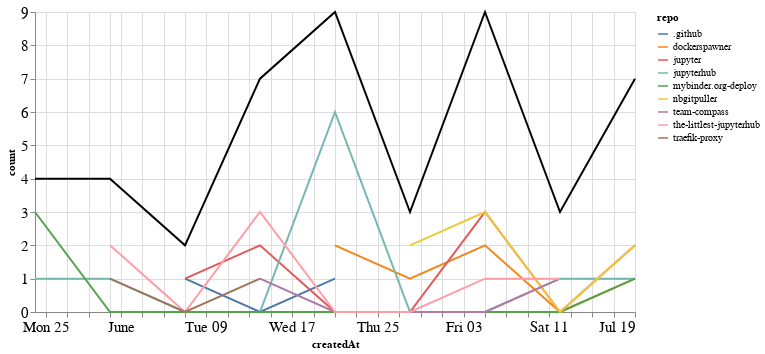

Notebook source saved alongside this figure:
### Markdown cell above
## Comments

### Code cell
comments_time = comments.groupby('repo').resample('W', on='createdAt').count()['author'].reset_index()
comments_time = comments_time.rename(columns={'author': 'count'})
comments_time_total = comments_time.groupby('createdAt').agg({"count": "sum"}).reset_index()
ch1 = alt.Chart(comments_time, width=600).mark_line().encode(
    x='createdAt',
    y='count',
    color='repo',
    tooltip="repo"
)

ch2 = alt.Chart(comments_time_total, width=600).mark_line(color="black").encode(
    x='createdAt',
    y='count',
)

ch1 + ch2

### Figure 1 — Vega-Lite specification as saved in the notebook (floating-point values rounded to 4 significant figures)
{"config": {"axisLeft": {"labelFontSize": 15}, "axisBottom": {"labelFontSize": 15}}, "layer": [{"data": {"name": "data-db55e957d58b2a08ac9981c40e2f064e"}, "mark": "line", "encoding": {"color": {"type": "nominal", "field": "repo"}, "tooltip": {"type": "nominal", "field": "repo"}, "x": {"type": "temporal", "field": "createdAt"}, "y": {"type": "quantitative", "field": "count"}}, "width": 600}, {"data": {"name": "data-3c9b638b6e01152308f90fb2db9bfc55"}, "mark": {"type": "line", "color": "black"}, "encoding": {"x": {"type": "temporal", "field": "createdAt"}, "y": {"type": "quantitative", "field": "count"}}, "width": 600}], "$schema": "https://vega.github.io/schema/vega-lite/v4.8.1.json", "datasets": {"data-db55e957d58b2a08ac9981c40e2f064e": [{"repo": ".github", "createdAt": "2020-06-07T00:00:00", "count": 1}, {"repo": ".github", "createdAt": "2020-06-14T00:00:00", "count": 0}, {"repo": ".github", "createdAt": "2020-06-21T00:00:00", "count": 1}, {"repo": "dockerspawner", "createdAt": "2020-06-21T00:00:00", "count": 2}, {"repo": "dockerspawner", "createdAt": "2020-06-28T00:00:00", "count": 1}, {"repo": "dockerspawner", "createdAt": "2020-07-05T00:00:00", "count": 2}, {"repo": "dockerspawner", "createdAt": "2020-07-12T00:00:00", "count": 0}, {"repo": "dockerspawner", "createdAt": "2020-07-19T00:00:00", "count": 1}, {"repo": "jupyter", "createdAt": "2020-06-07T00:00:00", "count": 1}, {"repo": "jupyter", "createdAt": "2020-06-14T00:00:00", "count": 2}, {"repo": "jupyter", "createdAt": "2020-06-21T00:00:00", "count": 0}, {"repo": "jupyter", "createdAt": "2020-06-28T00:00:00", "count": 0}, {"repo": "jupyter", "createdAt": "2020-07-05T00:00:00", "count": 3}, {"repo": "jupyter", "createdAt": "2020-07-12T00:00:00", "count": 0}, {"repo": "jupyter", "createdAt": "2020-07-19T00:00:00", "count": 2}, {"repo": "jupyterhub", "createdAt": "2020-05-24T00:00:00", "count": 1}, {"repo": "jupyterhub", "createdAt": "2020-05-31T00:00:00", "count": 1}, {"repo": "jupyterhub", "createdAt": "2020-06-07T00:00:00", "count": 0}, {"repo": "jupyterhub", "createdAt": "2020-06-14T00:00:00", "count": 0}, {"repo": "jupyterhub", "createdAt": "2020-06-21T00:00:00", "count": 6}, {"repo": "jupyterhub", "createdAt": "2020-06-28T00:00:00", "count": 0}, {"repo": "jupyterhub", "createdAt": "2020-07-05T00:00:00", "count": 0}, {"repo": "jupyterhub", "createdAt": "2020-07-12T00:00:00", "count": 1}, {"repo": "jupyterhub", "createdAt": "2020-07-19T00:00:00", "count": 1}, {"repo": "mybinder.org-deploy", "createdAt": "2020-05-24T00:00:00", "count": 3}, {"repo": "mybinder.org-deploy", "createdAt": "2020-05-31T00:00:00", "count": 0}, {"repo": "mybinder.org-deploy", "createdAt": "2020-06-07T00:00:00", "count": 0}, {"repo": "mybinder.org-deploy", "createdAt": "2020-06-14T00:00:00", "count": 0}, {"repo": "mybinder.org-deploy", "createdAt": "2020-06-21T00:00:00", "count": 0}, {"repo": "mybinder.org-deploy", "createdAt": "2020-06-28T00:00:00", "count": 0}, {"repo": "mybinder.org-deploy", "createdAt": "2020-07-05T00:00:00", "count": 0}, {"repo": "mybinder.org-deploy", "createdAt": "2020-07-12T00:00:00", "count": 0}, {"repo": "mybinder.org-deploy", "createdAt": "2020-07-19T00:00:00", "count": 1}, {"repo": "nbgitpuller", "createdAt": "2020-06-28T00:00:00", "count": 2}, {"repo": "nbgitpuller", "createdAt": "2020-07-05T00:00:00", "count": 3}, {"repo": "nbgitpuller", "createdAt": "2020-07-12T00:00:00", "count": 0}, {"repo": "nbgitpuller", "createdAt": "2020-07-19T00:00:00", "count": 2}, {"repo": "team-compass", "createdAt": "2020-06-14T00:00:00", "count": 1}, {"repo": "team-compass", "createdAt": "2020-06-21T00:00:00", "count": 0}, {"repo": "team-compass", "createdAt": "2020-06-28T00:00:00", "count": 0}, {"repo": "team-compass", "createdAt": "2020-07-05T00:00:00", "count": 0}, {"repo": "team-compass", "createdAt": "2020-07-12T00:00:00", "count": 1}, {"repo": "the-littlest-jupyterhub", "createdAt": "2020-05-31T00:00:00", "count": 2}, {"repo": "the-littlest-jupyterhub", "createdAt": "2020-06-07T00:00:00", "count": 0}, {"repo": "the-littlest-jupyterhub", "createdAt": "2020-06-14T00:00:00", "count": 3}, {"repo": "the-littlest-jupyterhub", "createdAt": "2020-06-21T00:00:00", "count": 0}, {"repo": "the-littlest-jupyterhub", "createdAt": "2020-06-28T00:00:00", "count": 0}, {"repo": "the-littlest-jupyterhub", "createdAt": "2020-07-05T00:00:00", "count": 1}, {"repo": "the-littlest-jupyterhub", "createdAt": "2020-07-12T00:00:00", "count": 1}, {"repo": "traefik-proxy", "createdAt": "2020-05-31T00:00:00", "count": 1}, {"repo": "traefik-proxy", "createdAt": "2020-06-07T00:00:00", "count": 0}, {"repo": "traefik-proxy", "createdAt": "2020-06-14T00:00:00", "count": 1}], "data-3c9b638b6e01152308f90fb2db9bfc55": [{"createdAt": "2020-05-24T00:00:00", "count": 4}, {"createdAt": "2020-05-31T00:00:00", "count": 4}, {"createdAt": "2020-06-07T00:00:00", "count": 2}, {"createdAt": "2020-06-14T00:00:00", "count": 7}, {"createdAt": "2020-06-21T00:00:00", "count": 9}, {"createdAt": "2020-06-28T00:00:00", "count": 3}, {"createdAt": "2020-07-05T00:00:00", "count": 9}, {"createdAt": "2020-07-12T00:00:00", "count": 3}, {"createdAt": "2020-07-19T00:00:00", "count": 7}]}}
